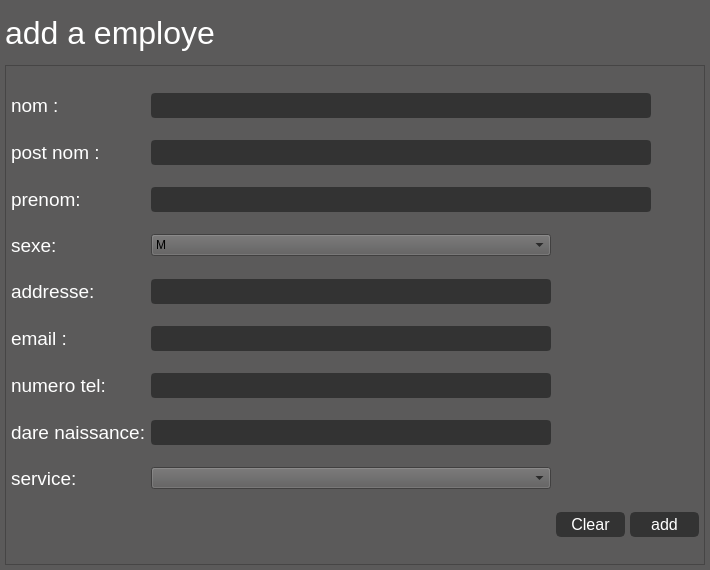
       <widget class="QWidget" name="page_cloud">
        <property name="styleSheet">
         <string notr="true">background:rgb(91,90,90);</string>
        </property>
        <layout class="QVBoxLayout" name="verticalLayout_8">
         <property name="spacing">
          <number>5</number>
         </property>
         <property name="leftMargin">
          <number>5</number>
         </property>
         <property name="topMargin">
          <number>5</number>
         </property>
         <property name="rightMargin">
          <number>5</number>
         </property>
         <property name="bottomMargin">
          <number>5</number>
         </property>
         <item>
          <widget class="QLabel" name="lab_cloud_main">
           <property name="minimumSize">
            <size>
             <width>0</width>
             <height>55</height>
            </size>
           </property>
           <property name="maximumSize">
            <size>
             <width>16777215</width>
             <height>55</height>
            </size>
           </property>
           <property name="font">
            <font>
             <family>Segoe UI</family>
             <pointsize>24</pointsize>
            </font>
           </property>
           <property name="toolTip">
            <string>&lt;html&gt;&lt;head/&gt;&lt;body&gt;&lt;p align=&quot;center&quot;&gt;&lt;br/&gt;&lt;/p&gt;&lt;/body&gt;&lt;/html&gt;</string>
           </property>
           <property name="styleSheet">
            <string notr="true">QLabel {
	color:rgb(255,255,255);
}</string>
           </property>
           <property name="text">
            <string>add a employe</string>
           </property>
          </widget>
         </item>
         <item>
          <widget class="QFrame" name="frame_2">
           <property name="enabled">
            <bool>true</bool>
           </property>
           <property name="minimumSize">
            <size>
             <width>0</width>
             <height>500</height>
            </size>
           </property>
           <property name="maximumSize">
            <size>
             <width>16777215</width>
             <height>500</height>
            </size>
           </property>
           <property name="font">
            <font>
             <family>Segoe UI</family>
             <pointsize>12</pointsize>
            </font>
           </property>
           <property name="frameShape">
            <enum>QFrame::StyledPanel</enum>
           </property>
           <property name="frameShadow">
            <enum>QFrame::Raised</enum>
           </property>
           <layout class="QGridLayout" name="gridLayout_2">
            <property name="leftMargin">
             <number>5</number>
            </property>
            <property name="topMargin">
             <number>5</number>
            </property>
            <property name="rightMargin">
             <number>5</number>
            </property>
            <property name="bottomMargin">
             <number>5</number>
            </property>
            <property name="horizontalSpacing">
             <number>5</number>
            </property>
            <property name="verticalSpacing">
             <number>0</number>
            </property>
            <item row="10" column="0">
             <widget class="QLabel" name="label_16">
              <property name="minimumSize">
               <size>
                <width>100</width>
                <height>0</height>
               </size>
              </property>
              <property name="font">
               <font>
                <family>Segoe UI</family>
                <pointsize>14</pointsize>
               </font>
              </property>
              <property name="styleSheet">
               <string notr="true">color:rgb(255,255,255);</string>
              </property>
              <property name="text">
               <string>service:</string>
              </property>
             </widget>
            </item>
            <item row="9" column="0">
             <widget class="QLabel" name="label_15">
              <property name="minimumSize">
               <size>
                <width>100</width>
                <height>0</height>
               </size>
              </property>
              <property name="font">
               <font>
                <family>Segoe UI</family>
                <pointsize>14</pointsize>
               </font>
              </property>
              <property name="styleSheet">
               <string notr="true">color:rgb(255,255,255);</string>
              </property>
              <property name="text">
               <string>dare naissance:</string>
              </property>
             </widget>
            </item>
            <item row="5" column="0">
             <widget class="QLabel" name="label_13">
              <property name="minimumSize">
               <size>
                <width>100</width>
                <height>0</height>
               </size>
              </property>
              <property name="font">
               <font>
                <family>Segoe UI</family>
                <pointsize>14</pointsize>
               </font>
              </property>
              <property name="styleSheet">
               <string notr="true">color:rgb(255,255,255);</string>
              </property>
              <property name="text">
               <string>sexe:</string>
              </property>
             </widget>
            </item>
            <item row="8" column="0">
             <widget class="QLabel" name="label_11">
              <property name="minimumSize">
               <size>
                <width>100</width>
                <height>0</height>
               </size>
              </property>
              <property name="font">
               <font>
                <family>Segoe UI</family>
                <pointsize>14</pointsize>
               </font>
              </property>
              <property name="styleSheet">
               <string notr="true">color:rgb(255,255,255);</string>
              </property>
              <property name="text">
               <string>numero tel:</string>
              </property>
             </widget>
            </item>
            <item row="0" column="2" colspan="3">
             <widget class="QLineEdit" name="line_cloud_id">
              <property name="enabled">
               <bool>true</bool>
              </property>
              <property name="minimumSize">
               <size>
                <width>400</width>
                <height>25</height>
               </size>
              </property>
              <property name="maximumSize">
               <size>
                <width>500</width>
                <height>25</height>
               </size>
              </property>
              <property name="font">
               <font>
                <family>Segoe UI</family>
                <pointsize>12</pointsize>
               </font>
              </property>
              <property name="styleSheet">
               <string notr="true">QLineEdit {
	color:rgb(255,255,255);
	border:2px solid rgb(51,51,51);
	border-radius:4px;
	background:rgb(51,51,51);
}

QLineEdit:disabled {
	color:rgb(255,255,255);
	border:2px solid rgb(112,112,112);
	border-radius:4px;
	background:rgb(112,112,112);
}</string>
              </property>
             </widget>
            </item>
            <item row="6" column="0">
             <widget class="QLabel" name="label_12">
              <property name="minimumSize">
               <size>
                <width>100</width>
                <height>0</height>
               </size>
              </property>
              <property name="font">
               <font>
                <family>Segoe UI</family>
                <pointsize>14</pointsize>
               </font>
              </property>
              <property name="styleSheet">
               <string notr="true">color:rgb(255,255,255);</string>
              </property>
              <property name="text">
               <string>addresse:</string>
              </property>
             </widget>
            </item>
            <item row="11" column="4">
             <widget class="QPushButton" name="bn_cloud_connect">
              <property name="minimumSize">
               <size>
                <width>69</width>
                <height>25</height>
               </size>
              </property>
              <property name="maximumSize">
               <size>
                <width>69</width>
                <height>25</height>
               </size>
              </property>
              <property name="font">
               <font>
                <family>Segoe UI</family>
                <pointsize>12</pointsize>
               </font>
              </property>
              <property name="styleSheet">
               <string notr="true">QPushButton {
	border: 2px solid rgb(51,51,51);
	border-radius: 5px;	
	color:rgb(255,255,255);
	background-color: rgb(51,51,51);
}
QPushButton:hover {
	border: 2px solid rgb(0,143,150);
	background-color: rgb(0,143,150);
}
QPushButton:pressed {	
	border: 2px solid rgb(0,143,150);
	background-color: rgb(51,51,51);
}

QPushButton:disabled {	
	border-radius: 5px;	
	border: 2px solid rgb(112,112,112);
	background-color: rgb(112,112,112);
}</string>
              </property>
              <property name="text">
               <string>add</string>
              </property>
             </widget>
            </item>
            <item row="9" column="2">
             <widget class="QLineEdit" name="line_cloud_proxy_5">
              <property name="minimumSize">
               <size>
                <width>400</width>
                <height>25</height>
               </size>
              </property>
              <property name="maximumSize">
               <size>
                <width>500</width>
                <height>25</height>
               </size>
              </property>
              <property name="font">
               <font>
                <family>Segoe UI</family>
                <pointsize>12</pointsize>
               </font>
              </property>
              <property name="styleSheet">
               <string notr="true">QLineEdit {
	color:rgb(255,255,255);
	border:2px solid rgb(51,51,51);
	border-radius:4px;
	background:rgb(51,51,51);
}

QLineEdit:disabled {
	color:rgb(255,255,255);
	border:2px solid rgb(112,112,112);
	border-radius:4px;
	background:rgb(112,112,112);
}</string>
              </property>
             </widget>
            </item>
            <item row="5" column="2">
             <widget class="QComboBox" name="comboBox">
              <item>
               <property name="text">
                <string>M</string>
               </property>
              </item>
              <item>
               <property name="text">
                <string>F</string>
               </property>
              </item>
             </widget>
            </item>
            <item row="1" column="0">
             <widget class="QLabel" name="label_3">
              <property name="minimumSize">
               <size>
                <width>100</width>
                <height>0</height>
               </size>
              </property>
              <property name="font">
               <font>
                <family>Segoe UI</family>
                <pointsize>14</pointsize>
               </font>
              </property>
              <property name="styleSheet">
               <string notr="true">color:rgb(255,255,255);</string>
              </property>
              <property name="text">
               <string>post nom :</string>
              </property>
             </widget>
            </item>
            <item row="7" column="0">
             <widget class="QLabel" name="label_14">
              <property name="minimumSize">
               <size>
                <width>100</width>
                <height>0</height>
               </size>
              </property>
              <property name="font">
               <font>
                <family>Segoe UI</family>
                <pointsize>14</pointsize>
               </font>
              </property>
              <property name="styleSheet">
               <string notr="true">color:rgb(255,255,255);</string>
              </property>
              <property name="text">
               <string>email :</string>
              </property>
             </widget>
            </item>
            <item row="1" column="2" colspan="3">
             <widget class="QLineEdit" name="line_cloud_adress">
              <property name="minimumSize">
               <size>
                <width>400</width>
                <height>25</height>
               </size>
              </property>
              <property name="maximumSize">
               <size>
                <width>500</width>
                <height>25</height>
               </size>
              </property>
              <property name="font">
               <font>
                <family>Segoe UI</family>
                <pointsize>12</pointsize>
               </font>
              </property>
              <property name="styleSheet">
               <string notr="true">QLineEdit {
	color:rgb(255,255,255);
	border:2px solid rgb(51,51,51);
	border-radius:4px;
	background:rgb(51,51,51);
}

QLineEdit:disabled {
	color:rgb(255,255,255);
	border:2px solid rgb(112,112,112);
	border-radius:4px;
	background:rgb(112,112,112);
}</string>
              </property>
             </widget>
            </item>
            <item row="2" column="2" colspan="3">
             <widget class="QLineEdit" name="line_cloud_proxy">
              <property name="minimumSize">
               <size>
                <width>400</width>
                <height>25</height>
               </size>
              </property>
              <property name="maximumSize">
               <size>
                <width>500</width>
                <height>25</height>
               </size>
              </property>
              <property name="font">
               <font>
                <family>Segoe UI</family>
                <pointsize>12</pointsize>
               </font>
              </property>
              <property name="styleSheet">
               <string notr="true">QLineEdit {
	color:rgb(255,255,255);
	border:2px solid rgb(51,51,51);
	border-radius:4px;
	background:rgb(51,51,51);
}

QLineEdit:disabled {
	color:rgb(255,255,255);
	border:2px solid rgb(112,112,112);
	border-radius:4px;
	background:rgb(112,112,112);
}</string>
              </property>
             </widget>
            </item>
            <item row="2" column="0">
             <widget class="QLabel" name="label_4">
              <property name="minimumSize">
               <size>
                <width>100</width>
                <height>0</height>
               </size>
              </property>
              <property name="font">
               <font>
                <family>Segoe UI</family>
                <pointsize>14</pointsize>
               </font>
              </property>
              <property name="styleSheet">
               <string notr="true">color:rgb(255,255,255);</string>
              </property>
              <property name="text">
               <string>prenom:</string>
              </property>
             </widget>
            </item>
            <item row="0" column="0">
             <widget class="QLabel" name="label_2">
              <property name="minimumSize">
               <size>
                <width>100</width>
                <height>0</height>
               </size>
              </property>
              <property name="font">
               <font>
                <family>Segoe UI</family>
                <pointsize>14</pointsize>
               </font>
              </property>
              <property name="styleSheet">
               <string notr="true">color:rgb(255,255,255);</string>
              </property>
              <property name="text">
               <string>nom :</string>
              </property>
             </widget>
            </item>
            <item row="7" column="2">
             <widget class="QLineEdit" name="line_cloud_proxy_3">
              <property name="minimumSize">
               <size>
                <width>400</width>
                <height>25</height>
               </size>
              </property>
              <property name="maximumSize">
               <size>
                <width>500</width>
                <height>25</height>
               </size>
              </property>
              <property name="font">
               <font>
                <family>Segoe UI</family>
                <pointsize>12</pointsize>
               </font>
              </property>
              <property name="styleSheet">
               <string notr="true">QLineEdit {
	color:rgb(255,255,255);
	border:2px solid rgb(51,51,51);
	border-radius:4px;
	background:rgb(51,51,51);
}

QLineEdit:disabled {
	color:rgb(255,255,255);
	border:2px solid rgb(112,112,112);
	border-radius:4px;
	background:rgb(112,112,112);
}</string>
              </property>
             </widget>
            </item>
            <item row="8" column="2">
             <widget class="QLineEdit" name="line_cloud_proxy_4">
              <property name="minimumSize">
               <size>
                <width>400</width>
                <height>25</height>
               </size>
              </property>
              <property name="maximumSize">
               <size>
                <width>500</width>
                <height>25</height>
               </size>
              </property>
              <property name="font">
               <font>
                <family>Segoe UI</family>
                <pointsize>12</pointsize>
               </font>
              </property>
              <property name="styleSheet">
               <string notr="true">QLineEdit {
	color:rgb(255,255,255);
	border:2px solid rgb(51,51,51);
	border-radius:4px;
	background:rgb(51,51,51);
}

QLineEdit:disabled {
	color:rgb(255,255,255);
	border:2px solid rgb(112,112,112);
	border-radius:4px;
	background:rgb(112,112,112);
}</string>
              </property>
             </widget>
            </item>
            <item row="11" column="3">
             <widget class="QPushButton" name="bn_cloud_clear">
              <property name="enabled">
               <bool>true</bool>
              </property>
              <property name="minimumSize">
               <size>
                <width>69</width>
                <height>25</height>
               </size>
              </property>
              <property name="maximumSize">
               <size>
                <width>69</width>
                <height>25</height>
               </size>
              </property>
              <property name="font">
               <font>
                <family>Segoe UI</family>
                <pointsize>12</pointsize>
               </font>
              </property>
              <property name="styleSheet">
               <string notr="true">QPushButton {
	border: 2px solid rgb(51,51,51);
	border-radius: 5px;	
	color:rgb(255,255,255);
	background-color: rgb(51,51,51);
}
QPushButton:hover {
	border: 2px solid rgb(0,143,150);
	background-color: rgb(0,143,150);
}
QPushButton:pressed {	
	border: 2px solid rgb(0,143,150);
	background-color: rgb(51,51,51);
}

QPushButton:disabled {	
	border-radius: 5px;	
	border: 2px solid rgb(112,112,112);
	background-color: rgb(112,112,112);
}</string>
              </property>
              <property name="text">
               <string>Clear</string>
              </property>
             </widget>
            </item>
            <item row="6" column="2">
             <widget class="QLineEdit" name="line_cloud_proxy_2">
              <property name="minimumSize">
               <size>
                <width>400</width>
                <height>25</height>
               </size>
              </property>
              <property name="maximumSize">
               <size>
                <width>500</width>
                <height>25</height>
               </size>
              </property>
              <property name="font">
               <font>
                <family>Segoe UI</family>
                <pointsize>12</pointsize>
               </font>
              </property>
              <property name="styleSheet">
               <string notr="true">QLineEdit {
	color:rgb(255,255,255);
	border:2px solid rgb(51,51,51);
	border-radius:4px;
	background:rgb(51,51,51);
}

QLineEdit:disabled {
	color:rgb(255,255,255);
	border:2px solid rgb(112,112,112);
	border-radius:4px;
	background:rgb(112,112,112);
}</string>
              </property>
             </widget>
            </item>
            <item row="10" column="2">
             <widget class="QComboBox" name="service"/>
            </item>
           </layout>
          </widget>
         </item>
        </layout>
       </widget>
